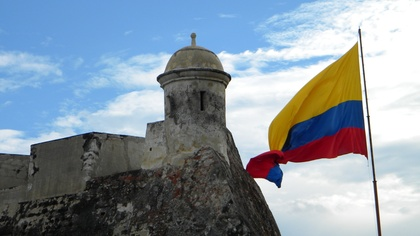
%> input picture Matlab/DSCN2012.JPG, 420 x 236 px, shrunk from 3584 x 2016 before the run
$ octave qiuver.m   (GNU Octave 9; MATLAB toolbox functions it lacks are replaced by stand-ins)
%> lines starting %> are read from the running program, lines starting %| are printed output that depends on the picture
### Matlab/my_rgb2gray.m
function gray=my_rgb2gray(RGB)
%     r=double(RGB(:,:,1));
%     g=double(RGB(:,:,2));
%     b=double(RGB(:,:,3));

    [r,g,b]=imsplit(RGB);
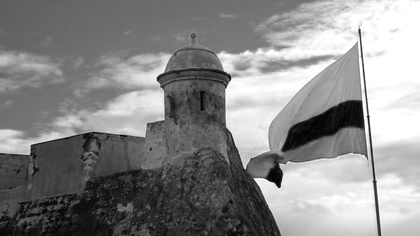
%> r: size 236x420 uint8; min 0, max 255, mean 137.3
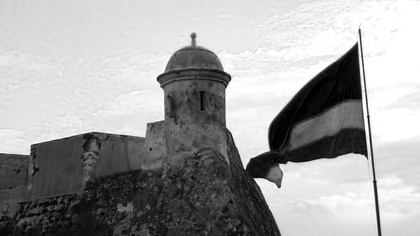
%> b: size 236x420 uint8; min 0, max 255, mean 161.8

    wr=0.299;
    wg=0.587;
    wb=0.114;

    gray=uint8(wr*r+wg*g+wb*b);
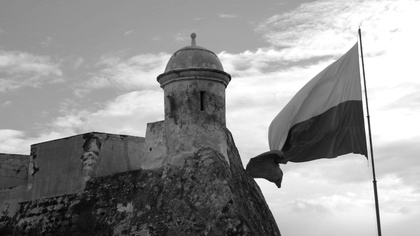
%> gray: size 236x420 uint8; min 0, max 255, mean 147.8

### Matlab/qiuver.m


clc
clear all
img=my_rgb2gray(imread('DSCN2012.JPG'));
paso=5;
img=img(1:paso:end,1:paso:end);
% Obtener las dimensiones de la imagen
[rows, cols] = size(img);
%> rows = 48; cols = 84

% Crear una matriz para almacenar las coordenadas de los vectores
X = zeros(rows, cols);
Y = zeros(rows, cols);
U = zeros(rows, cols);
V = zeros(rows, cols);

% Rellenar la matriz con las coordenadas de los vectores
for i = 1:rows
    for j = 1:cols
        X(i, j) = j; % Coordenada x
        Y(i, j) = i; % Coordenada y
        U(i, j) = 0; % Desplazamiento horizontal del vector (no hay desplazamiento en este caso)
        V(i, j) = -double(img(i, j)); % Desplazamiento vertical del vector (negativo porque la imagen se muestra con el eje Y invertido)
    end
end
%> U: size 48x84 double; every value is 0
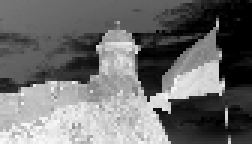
%> V: size 48x84 double (shown 3 times larger); min -255, max -3, mean -146.9; drawn with min black and max white
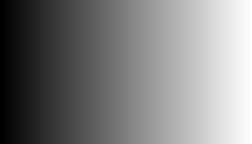
%> X: size 48x84 double (shown 3 times larger); min 1, max 84, mean 42.5; drawn with min black and max white
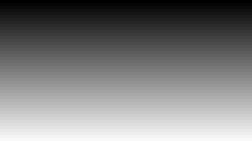
%> Y: size 48x84 double (shown 3 times larger); min 1, max 48, mean 24.5; drawn with min black and max white

% Graficar los vectores
figure;
quiver(X, Y, U, V);
axis ij; % Asegurar que el eje Y está invertido para que coincida con la representación de la imagen
title('Vectores de píxeles');
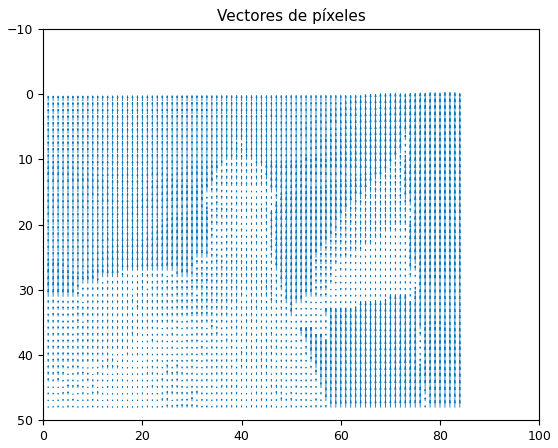
%> figure redrawn from the program's plot data; highest point at x = 1, y = 48; highest point at x = 0.995, y = 47.97

$ run again, with Matlab/Bogota.jpg copied over Matlab/DSCN2012.JPG
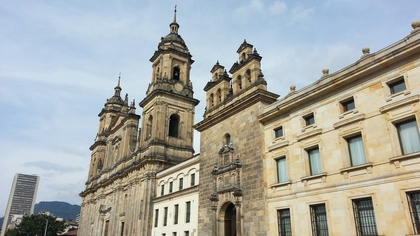
%> input picture Matlab/Bogota.jpg, 420 x 236 px, shrunk from 1280 x 720 before the run
%> in my_rgb2gray, `[r,g,b]=imsplit(RGB);`:
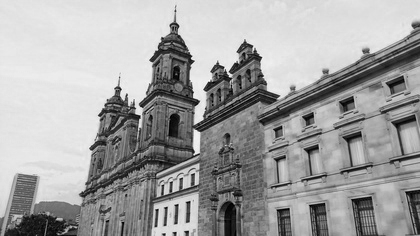
%> b: size 236x420 uint8; min 0, max 255, mean 162.4
%> `title('Vectores de píxeles');`:
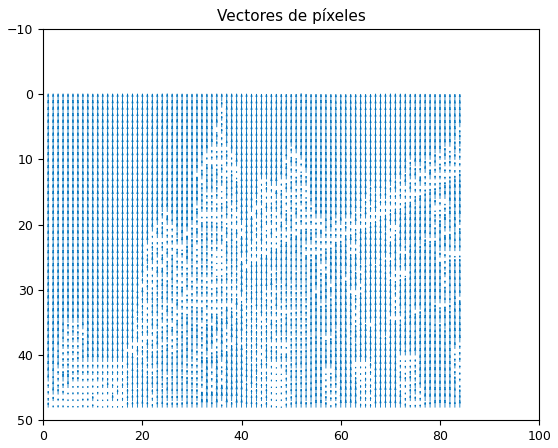
%> figure redrawn from the program's plot data; highest point at x = 1, y = 48; highest point at x = 48, y = 47.98
